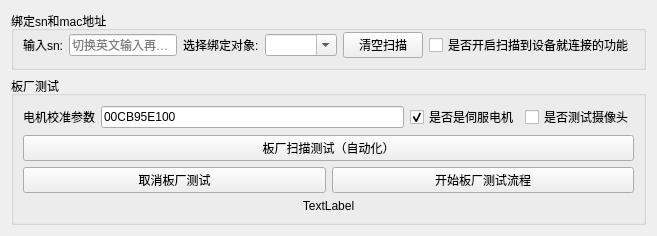
              <widget class="QWidget" name="tab">
               <attribute name="title">
                <string>板厂简易测试</string>
               </attribute>
               <layout class="QGridLayout" name="gridLayout_5">
                <item row="1" column="0">
                 <widget class="QGroupBox" name="verticalGroupBox_100">
                  <property name="title">
                   <string>板厂测试</string>
                  </property>
                  <layout class="QVBoxLayout" name="verticalLayout_7">
                   <item>
                    <layout class="QHBoxLayout" name="horizontalLayout_23">
                     <item>
                      <widget class="QLabel" name="label_13">
                       <property name="text">
                        <string>电机校准参数</string>
                       </property>
                      </widget>
                     </item>
                     <item>
                      <widget class="QLineEdit" name="pcba_motor_cali_param">
                       <property name="text">
                        <string>00CB95E100</string>
                       </property>
                       <property name="placeholderText">
                        <string>请输入电机参数</string>
                       </property>
                      </widget>
                     </item>
                     <item>
                      <widget class="QCheckBox" name="is_sero_motor">
                       <property name="text">
                        <string>是否是伺服电机</string>
                       </property>
                       <property name="checked">
                        <bool>true</bool>
                       </property>
                      </widget>
                     </item>
                     <item>
                      <widget class="QCheckBox" name="is_test_camera">
                       <property name="text">
                        <string>是否测试摄像头</string>
                       </property>
                      </widget>
                     </item>
                    </layout>
                   </item>
                   <item>
                    <widget class="QPushButton" name="start_scan">
                     <property name="sizePolicy">
                      <sizepolicy hsizetype="Minimum" vsizetype="Preferred">
                       <horstretch>0</horstretch>
                       <verstretch>0</verstretch>
                      </sizepolicy>
                     </property>
                     <property name="text">
                      <string>板厂扫描测试（自动化）</string>
                     </property>
                    </widget>
                   </item>
                   <item>
                    <layout class="QHBoxLayout" name="horizontalLayout_21">
                     <item>
                      <widget class="QPushButton" name="end_motor_cali">
                       <property name="sizePolicy">
                        <sizepolicy hsizetype="Minimum" vsizetype="Preferred">
                         <horstretch>0</horstretch>
                         <verstretch>0</verstretch>
                        </sizepolicy>
                       </property>
                       <property name="text">
                        <string>取消板厂测试</string>
                       </property>
                      </widget>
                     </item>
                     <item>
                      <widget class="QPushButton" name="motor_cali">
                       <property name="sizePolicy">
                        <sizepolicy hsizetype="Minimum" vsizetype="Preferred">
                         <horstretch>0</horstretch>
                         <verstretch>0</verstretch>
                        </sizepolicy>
                       </property>
                       <property name="text">
                        <string>开始板厂测试流程</string>
                       </property>
                      </widget>
                     </item>
                    </layout>
                   </item>
                   <item>
                    <widget class="QLabel" name="test_result">
                     <property name="text">
                      <string>TextLabel</string>
                     </property>
                     <property name="alignment">
                      <set>Qt::AlignCenter</set>
                     </property>
                    </widget>
                   </item>
                  </layout>
                 </widget>
                </item>
                <item row="0" column="0">
                 <widget class="QGroupBox" name="horizontalGroupBox_3">
                  <property name="title">
                   <string>绑定sn和mac地址</string>
                  </property>
                  <layout class="QHBoxLayout" name="horizontalLayout_24">
                   <property name="topMargin">
                    <number>1</number>
                   </property>
                   <item>
                    <widget class="QLabel" name="label_14">
                     <property name="text">
                      <string>输入sn:</string>
                     </property>
                    </widget>
                   </item>
                   <item>
                    <widget class="QLineEdit" name="snbanding">
                     <property name="enabled">
                      <bool>true</bool>
                     </property>
                     <property name="sizePolicy">
                      <sizepolicy hsizetype="Expanding" vsizetype="Fixed">
                       <horstretch>0</horstretch>
                       <verstretch>0</verstretch>
                      </sizepolicy>
                     </property>
                     <property name="placeholderText">
                      <string>切换英文输入再扫码</string>
                     </property>
                    </widget>
                   </item>
                   <item>
                    <widget class="QLabel" name="label_15">
                     <property name="text">
                      <string>选择绑定对象:</string>
                     </property>
                    </widget>
                   </item>
                   <item>
                    <widget class="QComboBox" name="mac_combo">
                     <property name="enabled">
                      <bool>true</bool>
                     </property>
                     <property name="sizePolicy">
                      <sizepolicy hsizetype="Expanding" vsizetype="Fixed">
                       <horstretch>0</horstretch>
                       <verstretch>0</verstretch>
                      </sizepolicy>
                     </property>
                     <property name="editable">
                      <bool>true</bool>
                     </property>
                    </widget>
                   </item>
                   <item>
                    <widget class="QPushButton" name="clear_scan">
                     <property name="sizePolicy">
                      <sizepolicy hsizetype="Minimum" vsizetype="Fixed">
                       <horstretch>0</horstretch>
                       <verstretch>0</verstretch>
                      </sizepolicy>
                     </property>
                     <property name="text">
                      <string>清空扫描</string>
                     </property>
                    </widget>
                   </item>
                   <item>
                    <widget class="QCheckBox" name="is_scan_connect">
                     <property name="text">
                      <string>是否开启扫描到设备就连接的功能</string>
                     </property>
                     <property name="checked">
                      <bool>false</bool>
                     </property>
                    </widget>
                   </item>
                  </layout>
                 </widget>
                </item>
               </layout>
              </widget>
